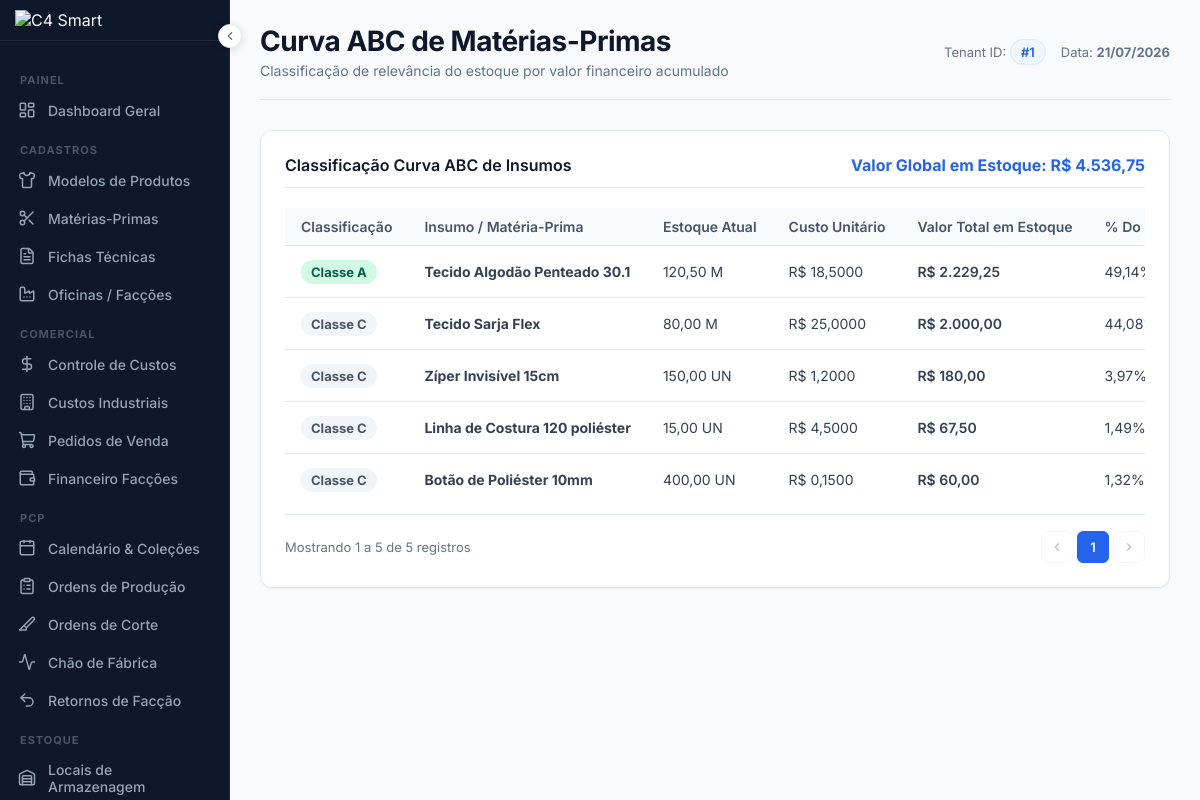
/relatorios/curva-abc (signed in), run on the app's committed database.
### tables this page shows
CREATE TABLE IF NOT EXISTS `materias_primas` (
  `id` INT AUTO_INCREMENT PRIMARY KEY,
  `tenant_id` INT NOT NULL,
  `nome` VARCHAR(255) NOT NULL,
  `unidade_medida` VARCHAR(20) NOT NULL DEFAULT 'M',
  `custo_unitario` DECIMAL(10, 4) NOT NULL DEFAULT 0.0000,
  `fornecedor` VARCHAR(255) NULL,
  `estoque_atual` DECIMAL(10, 2) NOT NULL DEFAULT 0.00,
  `estoque_minimo` DECIMAL(10, 2) NOT NULL DEFAULT 0.00,
  `criado_em` TIMESTAMP DEFAULT CURRENT_TIMESTAMP,
  CONSTRAINT `fk_materias_tenant` FOREIGN KEY (`tenant_id`) REFERENCES `tenants` (`id`) ON DELETE CASCADE,
  INDEX `idx_materias_tenant` (`tenant_id`)
);

### app/Views/relatorios/curva_abc.php (the view, shortened to what the rows shown need)
<?php require __DIR__ . '/../layouts/header.php'; ?>
<div class="card-box">
    <div class="table-responsive">
        <table class="table-custom">
            <thead>
                <tr>
                    <th>Classificação</th>
                    <th>Insumo / Matéria-Prima</th>
                    <th>Estoque Atual</th>
                    <th>Custo Unitário</th>
                    <th>Valor Total em Estoque</th>
                    <th>% Do Estoque</th>
                </tr>
            </thead>
            <tbody>
                <?php if (empty($curva)): ?>
                    <tr>
                        <td colspan="7" class="empty-state">
                            Nenhuma matéria-prima cadastrada.
                        </td>
                    </tr>
                <?php else: ?>
                    <?php foreach ($curva as $c): ?>
                        <?php
                        $badgeClass = 'badge-secondary';
                        if ($c['classe'] === 'A') $badgeClass = 'badge-success';
                        elseif ($c['classe'] === 'B') $badgeClass = 'badge-warning';
                        ?>
                        <tr>
                            <td>
                                <span class="badge <?= $badgeClass ?>" style="font-size:13px; padding: 4px 10px; font-weight:700;">Classe <?= $c['classe'] ?></span>
                            </td>
                            <td><strong><?= htmlspecialchars($c['nome']) ?></strong></td>
                            <td><?= number_format($c['estoque_atual'], 2, ',', '.') ?> <?= htmlspecialchars($c['unidade_medida']) ?></td>
                            <td>R$ <?= number_format($c['custo_unitario'], 4, ',', '.') ?></td>
                            <td style="font-weight: 600;">R$ <?= number_format($c['valor_estoque'], 2, ',', '.') ?></td>
                            <td><?= number_format($c['porc_unitario'], 2, ',', '.') ?>%</td>
                        </tr>
                    <?php endforeach; ?>
                <?php endif; ?>
            </tbody>
        </table>
    </div>
</div>
<?php require __DIR__ . '/../layouts/footer.php'; ?>

### data on the page
materias_primas: classe "A", nome "Tecido Algodão Penteado 30.1", estoque_atual "120,50", unidade_medida "M", custo_unitario "18,5000", valor_estoque "2.229,25", porc_unitario "49,14"
materias_primas: classe "C", nome "Tecido Sarja Flex", estoque_atual "80,00", unidade_medida "M", custo_unitario "25,0000", valor_estoque "2.000,00", porc_unitario "44,08"
materias_primas: classe "C", nome "Zíper Invisível 15cm", estoque_atual "150,00", unidade_medida "UN", custo_unitario "1,2000", valor_estoque "180,00", porc_unitario "3,97"
materias_primas: classe "C", nome "Linha de Costura 120 poliéster", estoque_atual "15,00", unidade_medida "UN", custo_unitario "4,5000", valor_estoque "67,50", porc_unitario "1,49"
materias_primas: classe "C", nome "Botão de Poliéster 10mm", estoque_atual "400,00", unidade_medida "UN", custo_unitario "0,1500", valor_estoque "60,00", porc_unitario "1,32"

### other printed values
$title "Curva ABC de Matérias-Primas"
$subtitle "Classificação de relevância do estoque por valor financeiro acumulado"
$_SESSION['tenant_id'] "1"
$valorTotalGlobal "4.536,75"
$pagination['total'] "5"
